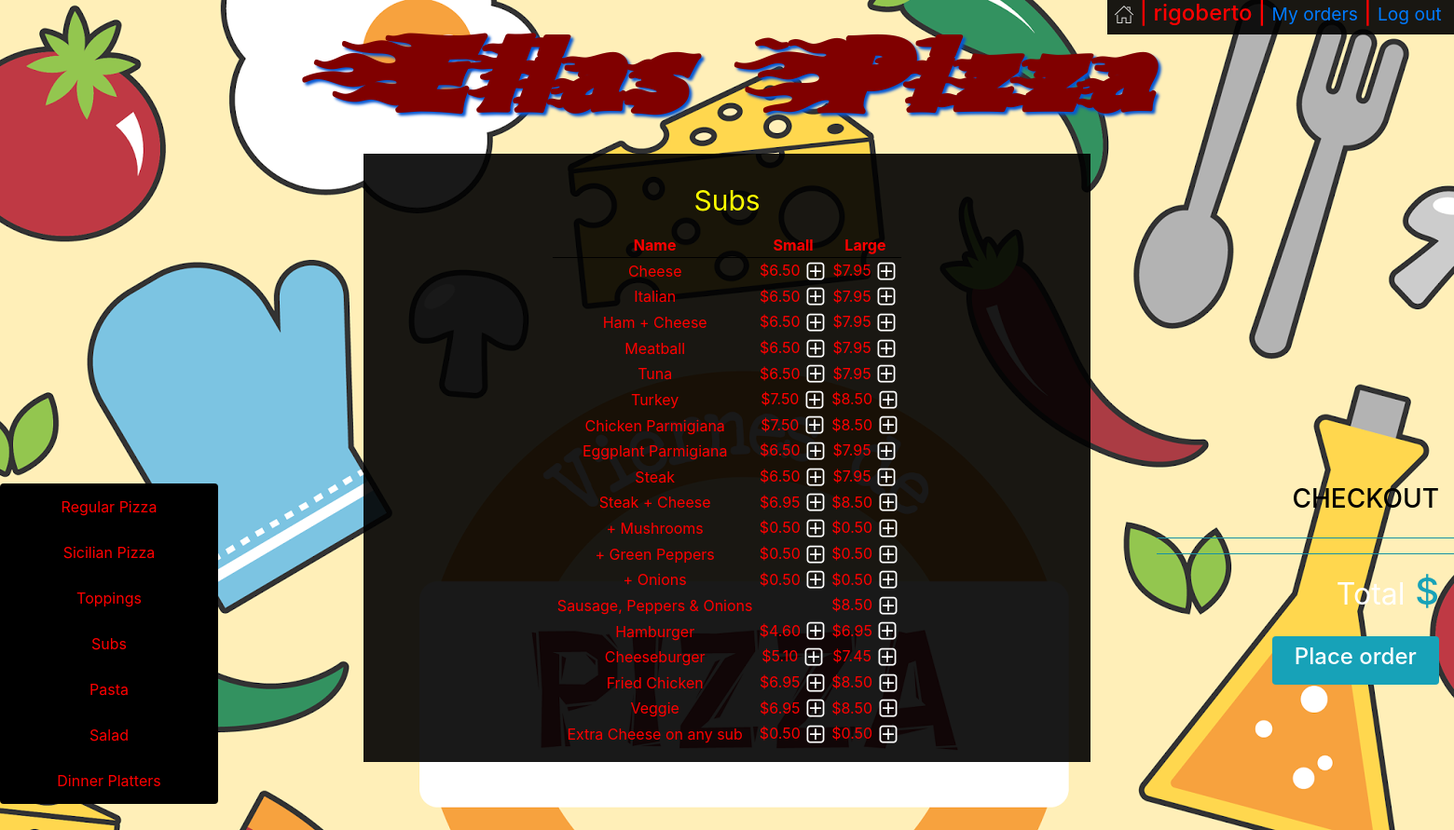
The page /menu/Subs (signed in) on the database its author committed.
### orders/models.py (models this page shows, shortened)
class Category(models.Model):
    name=models.CharField(max_length=64)
    def __str__(self):
        return f"{self.name}"

class Sub(models.Model):
    name=models.CharField(max_length=64)
    small=models.DecimalField(max_digits=4,decimal_places=2,null=True,blank=True)
    large=models.DecimalField(max_digits=4,decimal_places=2)

### orders/views.py (the view)
# urls.py: path("menu/<str:category>", views.menu, name="menu"),
def menu(request,category):
    menu,columns=findTable(category)
    order_number=User_order.objects.get(user=request.user,status='initiated').order_number
    context = {
        "user":request.user,
        "Checkout":Order2.objects.filter(user=request.user,number=order_number),
        "Checkout_category":Order2.objects.filter(user=request.user,number=order_number).values_list('category').distinct(),
        "Total":list(Order2.objects.filter(user=request.user,number=order_number).aggregate(Sum('price')).values())[0],
        "Category": Category.objects.all(),
        "Active_category":category,
        "Menu": menu,
        "Columns":columns,
        "Topping_price": 0.00,
        "Order_number":order_number
    }
    return render(request,"menu.html",context)

### orders/views.py (called while the page is built)
def findTable(category):
    if category == "Regular Pizza":
        menu=Regular_pizza.objects.all()
        columns=3
    elif category == "Sicilian Pizza":
        menu=Sicilian_pizza.objects.all()
        columns=3
    elif category == "Toppings":
        menu=Topping.objects.all()
        columns=1
    elif category == "Subs":
        menu=Sub.objects.all()
        columns=3
    elif category == "Pasta":
        menu=Pasta.objects.all()
        columns=2
    elif category == "Salad":
        menu=Salad.objects.all()
        columns=2
    elif category == "Dinner Platters":
        menu=Dinner_platter.objects.all()
        columns=3
    return menu,columns

### orders/templates/menu.html (shortened to what this page needs)
{% extends "layout.html" %}
{% block body%}
<div class='p-3'>
    <table class='table-small w-50 mx-auto text-center '>
        <caption style='caption-side:top;color:yellow;font-size: 30px;text-align: center'>{{Active_category}}</caption>
        {% if Columns == 3 %}
        <thead class='thead-light'>
            <tr >
                <th>Name</th>
                <th>Small</th>
                <th>Large</th>
            </tr>
        </thead>
        <tbody>
            {% for row in Menu %}
            <tr>
                {% load static %}
                <td>{{row.name}}</td>
                {% if row.small == None %}
                    <td></td>
                {% else %}
                    <td>${{row.small}}&nbsp;<a href="{% url 'add' Active_category row.name row.small %}"><img class='plus' src="{% static 'plus.png' %}"></a></td>
                {% endif %}
                <td>${{row.large}}&nbsp;<a href="{% url 'add' Active_category row.name row.large %}"><img class='plus' src="{% static 'plus.png' %}"></a></td>
            </tr>
            {% endfor %}
        </tbody>
        {% endif %}
    </table>
</div>
{% endblock %}

### orders/templates/layout.html (shortened to what this page needs)
<!DOCTYPE html>
<html style="height:100%">
<head>
    {% load static %}
    <link rel="stylesheet" type="text/css" href="{% static 'styles.css' %}">
    <link rel="stylesheet" href="https://maxcdn.bootstrapcdn.com/bootstrap/4.1.3/css/bootstrap.min.css">
</head>
<body style="height:100%">
    {% if Category %}
    <div id='username'>
        <h4 class='px-2' ><a href="{% url 'index' %}"><img src="{% static 'home.png' %}"></a> |
            {{user.username}} |
            {% if not user.is_superuser %}
            <small><a href="{% url 'my_orders' Order_number %}">My orders</a></small> |
            {% endif %}
            <small><a href="{% url 'logout' %}"> Log out&nbsp;</a></small>
        </h4>
    </div>
    {% endif %}
    <p id='logo' class='text-center m-0 font-weight-bold'><a href="{% url 'index' %}">Elias Pizza</a></p>
    <div id='category' class="list-group text-center">
        {% for category in Category %}
        <a href="{% url 'menu' category  %}" class="list-group-item list-group-item-action">{{category}}</a>
        {% endfor %}
    </div>
    <div id='center_box' class='w-50  mx-auto  '>
        {% block body%}
        {% endblock %}
    </div>
    <div id='checkout' class='list-group text-right '>
    {% if Category %}
        <h3 class=' text-right pr-3'>CHECKOUT</h3>
        <ul >
            <hr class='bg-info'>
            <hr class='bg-info'>
            <li class='text-info text-right pr-3 '><h1><small class='text-white'>Total</small> ${{Total|floatformat:2}}</h1></li>
        </ul>
    <a id='place_order'  href="{% url 'my_orders' Order_number %}"><div  class='bg-info w-50 rounded p-2  ml-auto mr-3 text-center text-white '><h4>Place order</h4></div></a>
    {% endif %}
    </div>
</body>
</html>

### orders/static/styles.css (style rules this page uses)
#category { position: absolute; top:33%; width:15%; }
#category a { color:red; background-color: black; }
#logo { padding:0px; font-family: webLogo ; font-size: 110px; text-shadow: 3px 3px 3px rgb(5, 87, 211); }
#logo a:link, #place_order:link, #confirm_order:link { color:rgb(128, 0, 0); }
#center_box,#username { background-color: rgba(0, 0, 0, 0.9); color: red; }
th { border-bottom: 1px solid black; }
#checkout { color:black; position: absolute; top:33%; right:0%; width:23%; }
#username { position: absolute; right: 0; }
li { list-style-type: none; }

### rows shown on the page
Category: name "Regular Pizza"
Category: name "Sicilian Pizza"
Category: name "Toppings"
Category: name "Subs"
Category: name "Pasta"
Category: name "Salad"
Category: name "Dinner Platters"
Sub: name "Cheese", small "6.50", large "7.95"
Sub: name "Italian", small "6.50", large "7.95"
Sub: name "Ham + Cheese", small "6.50", large "7.95"
Sub: name "Meatball", small "6.50", large "7.95"
Sub: name "Tuna", small "6.50", large "7.95"
Sub: name "Turkey", small "7.50", large "8.50"
Sub: name "Chicken Parmigiana", small "7.50", large "8.50"
Sub: name "Eggplant Parmigiana", small "6.50", large "7.95"
Sub: name "Steak", small "6.50", large "7.95"
Sub: name "Steak + Cheese", small "6.95", large "8.50"
Sub: name "+ Mushrooms", small "0.50", large "0.50"
Sub: name "+ Green Peppers", small "0.50", large "0.50"
Sub: name "+ Onions", small "0.50", large "0.50"
Sub: name "Sausage, Peppers & Onions", large "8.50"
Sub: name "Hamburger", small "4.60", large "6.95"
Sub: name "Cheeseburger", small "5.10", large "7.45"
Sub: name "Fried Chicken", small "6.95", large "8.50"
Sub: name "Veggie", small "6.95", large "8.50"
Sub: name "Extra Cheese on any sub", small "0.50", large "0.50"

### other values the page prints
{{ user.username }} "rigoberto"
